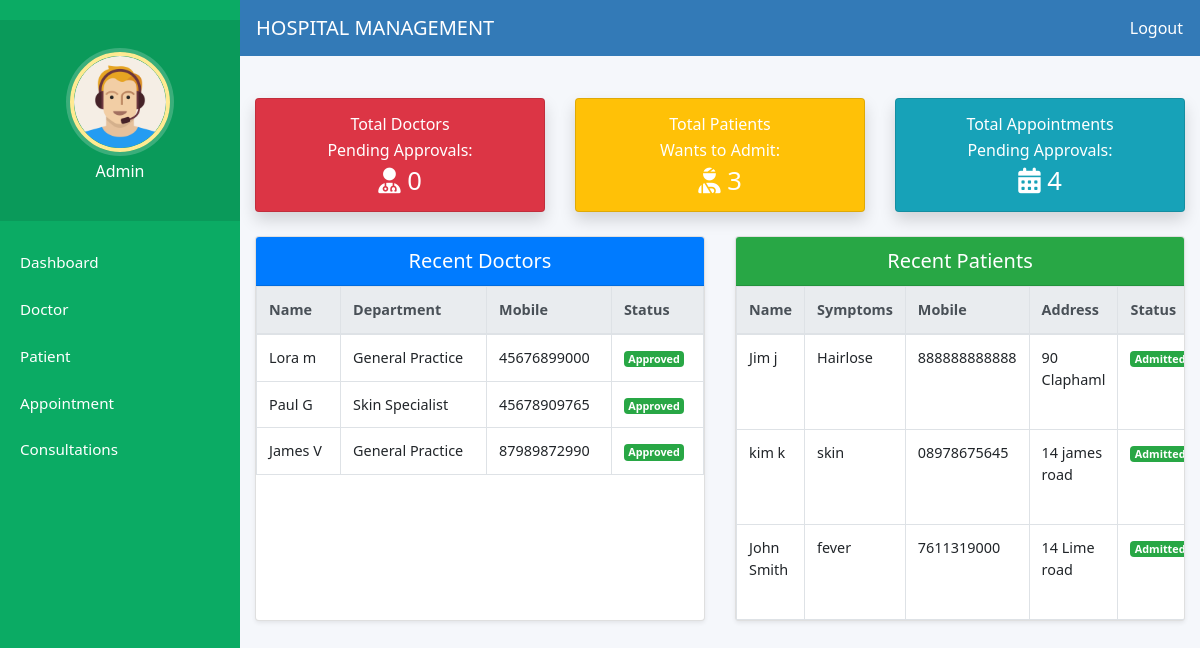
The page /admin-dashboard/ (signed in) on the database as committed earlier.
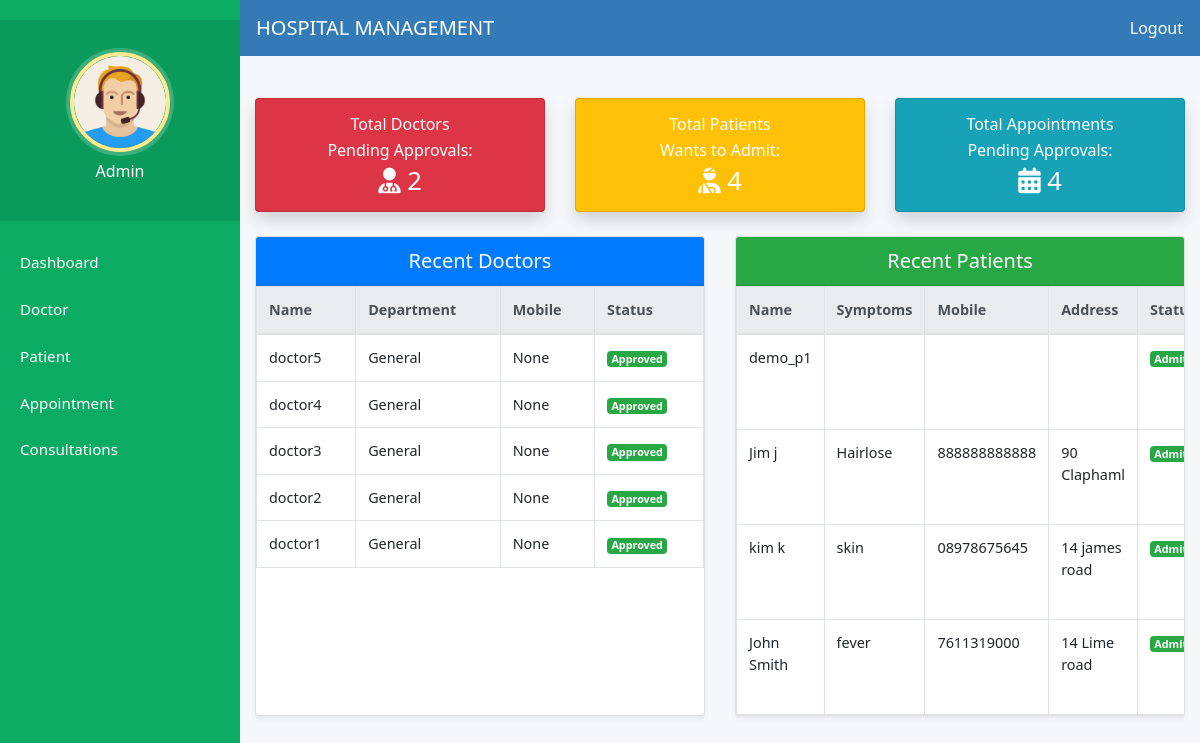
The same page on the database as committed later.
### hospital/models.py (models this page shows, shortened)
class Doctor(models.Model):
    user = models.OneToOneField(User, on_delete=models.CASCADE, null=True, blank=True)
    department = models.CharField(max_length=100, default='General')
    mobile = models.CharField(max_length=15, blank=True, null=True)
    address = models.TextField(blank=True, null=True)
    profile_pic = models.ImageField(upload_to='profile_pics/', blank=True, null=True)
    status = models.BooleanField(default=False)  # Admin approval
    created_at = models.DateTimeField(auto_now_add=True)

class Patient(models.Model):
    user = models.OneToOneField(User, on_delete=models.CASCADE)
    address = models.TextField(blank=True)
    mobile = models.CharField(max_length=15, blank=True)
    symptoms = models.TextField(blank=True)
    profile_pic = models.ImageField(upload_to='profile_pics/', blank=True, null=True)
    assignedDoctorId = models.ForeignKey(Doctor, on_delete=models.SET_NULL, null=True, blank=True)
    created_at = models.DateTimeField(auto_now_add=True)
    status = models.BooleanField(default=False)  # Admin approval

### hospital/views.py (the view)
# urls.py: path('admin-dashboard/', views.admin_dashboard_view, name='admin-dashboard'),
@login_required(login_url="adminlogin")
@user_passes_test(is_admin)
def admin_dashboard_view(request):
    context = {
        "pending_doctors": Doctor.objects.filter(status=False).count(),
        "pending_patients": Patient.objects.count(),
        "pending_appointments": Appointment.objects.filter(
            status="pending"
        ).count(),
        "recent_doctors": Doctor.objects.select_related("user")
        .filter(status=True)
        .order_by("-id")[:5],
        "recent_patients": Patient.objects.select_related("user").order_by("-id")[:5],
    }
    return render(request, "hospital/admin_dashboard.html", context)

### hospital/views.py (called while the page is built)
def is_admin(user):
    return user.is_superuser or user.is_staff

### templates/hospital/admin_dashboard.html (shortened to what the changed rows need)
{% extends 'hospital/admin_base.html' %}
{% load static %}
{% block content %}
<div class="admin-dashboard-wrapper">
  <div class="container-fluid px-0 mt-2">
    <div class="row text-center dashboard-summary-row">
      <div class="col-12 col-sm-6 col-lg-4 mb-4">
        <div class="card text-white bg-danger shadow h-100 dashboard-summary-card">
          <div class="card-body d-flex flex-column justify-content-center">
            <h5 class="card-title">Total Doctors</h5>
            <p class="card-text mb-1">Pending Approvals:</p>
            <h3 class="mb-0">
              <i class="fas fa-user-md"></i> {{ pending_doctors }}
            </h3>
          </div>
        </div>
      </div>
      <div class="col-12 col-sm-6 col-lg-4 mb-4">
        <div class="card text-white bg-warning shadow h-100 dashboard-summary-card">
          <div class="card-body d-flex flex-column justify-content-center">
            <h5 class="card-title">Total Patients</h5>
            <p class="card-text mb-1">Wants to Admit:</p>
            <h3 class="mb-0">
              <i class="fas fa-user-injured"></i> {{ pending_patients }}
            </h3>
          </div>
        </div>
      </div>
    </div>
  </div>
  <div class="container-fluid px-0 mb-2 dashboard-table">
    <div class="row">
      <div class="col-12 col-lg-6 mb-4">
        <div class="card h-100 shadow-sm">
          <div class="card-body p-0">
            <div class="table-responsive">
              <table class="table table-hover table-bordered mb-0">
                <thead class="thead-light">
                  <tr>
                    <th>Name</th>
                    <th>Department</th>
                    <th>Mobile</th>
                    <th>Status</th>
                  </tr>
                </thead>
                <tbody>
                  {% for doctor in recent_doctors %}
                  <tr>
                    <td>{{ doctor.user.get_full_name|default:doctor.user.username }}</td>
                    <td>{{ doctor.department }}</td>
                    <td>{{ doctor.mobile }}</td>
                    <td>
                      {% if doctor.status %}
                        <span class="badge badge-success">Approved</span>
                      {% else %}
                        <a href="{% url 'approve-doctor' doctor.id %}" class="btn btn-sm btn-warning">
                          Approve
                        </a>
                      {% endif %}
                    </td>
                  </tr>
                  {% empty %}
                  <tr>
                    <td colspan="4" class="text-center text-muted">
                      No recent doctors found.
                    </td>
                  </tr>
                  {% endfor %}
                </tbody>
              </table>
            </div>
          </div>
        </div>
      </div>
      <div class="col-12 col-lg-6 mb-4">
        <div class="card h-100 shadow-sm">
          <div class="card-body p-0">
            <div class="table-responsive">
              <table class="table table-hover table-bordered mb-0">
                <thead class="thead-light">
                  <tr>
                    <th>Name</th>
                    <th>Symptoms</th>
                    <th>Mobile</th>
                    <th>Address</th>
                    <th>Status</th>
                  </tr>
                </thead>
                <tbody>
                  {% for patient in recent_patients %}
                  <tr>
                    <td>{{ patient.user.get_full_name|default:patient.user.username }}</td>
                    <td>{{ patient.symptoms }}</td>
                    <td>{{ patient.mobile }}</td>
                    <td>{{ patient.address }}</td>
                    <td>
                      {% if patient.dischargedetails %}
                        <span class="badge badge-secondary">Discharged</span>
                      {% else %}
                        <span class="badge badge-success">Admitted</span>
                      {% endif %}
                    </td>
                  </tr>
                  {% empty %}
                  <tr>
                    <td colspan="6" class="text-center text-muted">
                      No recent patients found.
                    </td>
                  </tr>
                  {% endfor %}
                </tbody>
              </table>
            </div>
          </div>
        </div>
      </div>
    </div>
  </div>
</div>
{% endblock content %}

Rows that differ between the two databases and show on the page:
no longer on this page (row unchanged): Doctor: user.get_full_name "Lora m", department "General Practice", mobile "45676899000", status "Approved"
no longer on this page (row unchanged): Doctor: user.get_full_name "Paul G", department "Skin Specialist", mobile "45678909765", status "Approved"
no longer on this page (row unchanged): Doctor: user.get_full_name "James V", department "General Practice", mobile "87989872990", status "Approved"
added Doctor: user.get_full_name "doctor5", department "General", mobile "None", status "Approved"
added Doctor: user.get_full_name "doctor4", department "General", mobile "None", status "Approved"
added Doctor: user.get_full_name "doctor3", department "General", mobile "None", status "Approved"
added Doctor: user.get_full_name "doctor2", department "General", mobile "None", status "Approved"
added Doctor: user.get_full_name "doctor1", department "General", mobile "None", status "Approved"
added Patient: user.get_full_name "demo_p1"
Other text that changed with them:
{{ pending_doctors }}: "0" → "2"
{{ pending_patients }}: "3" → "4"
